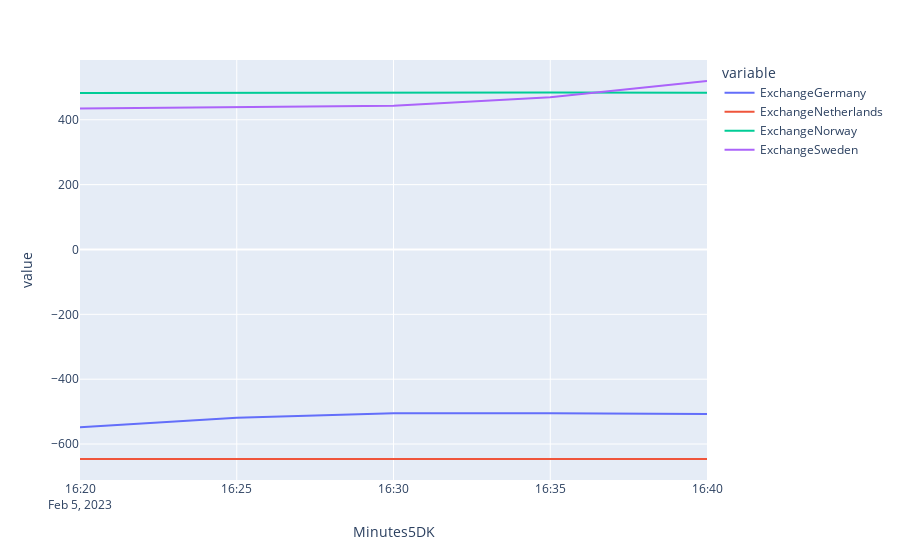

Notebook code cell kept with this figure:
### Code cell
px.line(data_frame = avg_by_minute, x=avg_by_minute.index, y=["ExchangeGermany", "ExchangeNetherlands", "ExchangeNorway", "ExchangeSweden"])

### Figure 1 — Plotly figure (JSON) as saved in the notebook; plotly's stock layout.template omitted (floating-point values rounded to 4 significant figures)
{"data": [{"hovertemplate": "variable=ExchangeGermany<br>Minutes5DK=%{x}<br>value=%{y}<extra></extra>", "legendgroup": "ExchangeGermany", "line": {"color": "#636efa", "dash": "solid"}, "marker": {"symbol": "circle"}, "mode": "lines", "name": "ExchangeGermany", "orientation": "v", "showlegend": true, "type": "scatter", "x": ["2023-02-05T16:20:00", "2023-02-05T16:25:00", "2023-02-05T16:30:00", "2023-02-05T16:35:00", "2023-02-05T16:40:00"], "xaxis": "x", "y": [-547.8, -518.7, -505.3, -504.9, -507.0], "yaxis": "y"}, {"hovertemplate": "variable=ExchangeNetherlands<br>Minutes5DK=%{x}<br>value=%{y}<extra></extra>", "legendgroup": "ExchangeNetherlands", "line": {"color": "#EF553B", "dash": "solid"}, "marker": {"symbol": "circle"}, "mode": "lines", "name": "ExchangeNetherlands", "orientation": "v", "showlegend": true, "type": "scatter", "x": ["2023-02-05T16:20:00", "2023-02-05T16:25:00", "2023-02-05T16:30:00", "2023-02-05T16:35:00", "2023-02-05T16:40:00"], "xaxis": "x", "y": [-646.1, -646.1, -646.1, -646.1, -646.1], "yaxis": "y"}, {"hovertemplate": "variable=ExchangeNorway<br>Minutes5DK=%{x}<br>value=%{y}<extra></extra>", "legendgroup": "ExchangeNorway", "line": {"color": "#00cc96", "dash": "solid"}, "marker": {"symbol": "circle"}, "mode": "lines", "name": "ExchangeNorway", "orientation": "v", "showlegend": true, "type": "scatter", "x": ["2023-02-05T16:20:00", "2023-02-05T16:25:00", "2023-02-05T16:30:00", "2023-02-05T16:35:00", "2023-02-05T16:40:00"], "xaxis": "x", "y": [482.5, 483.5, 484.0, 484.1, 483.4], "yaxis": "y"}, {"hovertemplate": "variable=ExchangeSweden<br>Minutes5DK=%{x}<br>value=%{y}<extra></extra>", "legendgroup": "ExchangeSweden", "line": {"color": "#ab63fa", "dash": "solid"}, "marker": {"symbol": "circle"}, "mode": "lines", "name": "ExchangeSweden", "orientation": "v", "showlegend": true, "type": "scatter", "x": ["2023-02-05T16:20:00", "2023-02-05T16:25:00", "2023-02-05T16:30:00", "2023-02-05T16:35:00", "2023-02-05T16:40:00"], "xaxis": "x", "y": [434.8, 439.5, 443.3, 469.8, 519.6], "yaxis": "y"}], "layout": {"legend": {"title": {"text": "variable"}, "tracegroupgap": 0}, "margin": {"t": 60}, "xaxis": {"anchor": "y", "domain": [0, 1], "title": {"text": "Minutes5DK"}}, "yaxis": {"anchor": "x", "domain": [0, 1], "title": {"text": "value"}}}}
